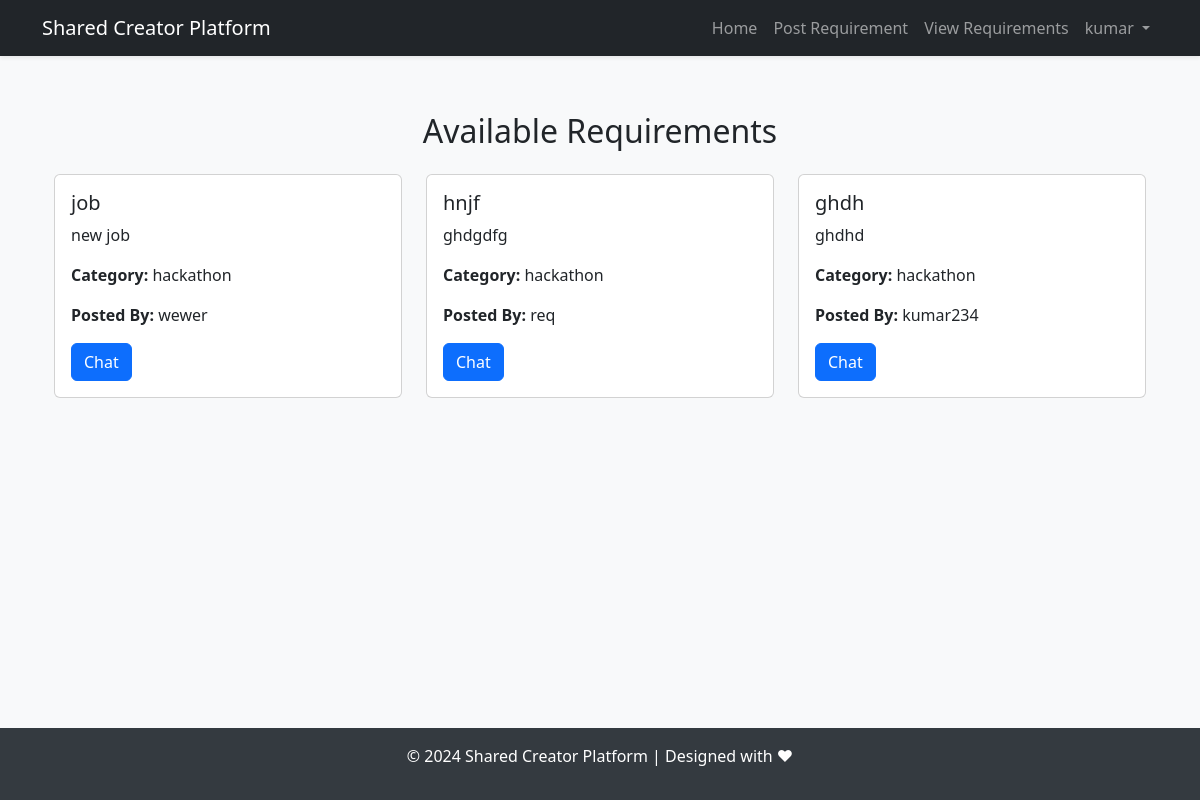
The page /auth/view_requirements (signed in) on the database its author committed.
### app/models.py (models this page shows, shortened)
class User(db.Model, UserMixin):
    id = db.Column(db.Integer, primary_key=True)
    username = db.Column(db.String(80), unique=True, nullable=False)
    email = db.Column(db.String(120), unique=True, nullable=False)
    password_hash = db.Column(db.String(128), nullable=False)
    role = db.Column(db.String(10), nullable=False, default='user')

class Requirement(db.Model):
    id = db.Column(db.Integer, primary_key=True)
    title = db.Column(db.String(200), nullable=False)
    description = db.Column(db.Text, nullable=False)
    category = db.Column(db.String(50), nullable=False)  # e.g., Hackathon, Books, Collaboration
    contact_info = db.Column(db.String(200), nullable=False)
    user_id = db.Column(db.Integer, db.ForeignKey('user.id'), nullable=False)
    timestamp = db.Column(db.DateTime, default=db.func.now())
    user = db.relationship('User', backref='requirements')

### app/blueprints/auth/routes.py (the view)
@auth.route('/view_requirements')
def view_requirements():
    all_requirements = Requirement.query.order_by(Requirement.timestamp.desc()).all()
    return render_template('view_requirements.html', requirements=all_requirements)

### app/__init__.py (called while the page is built)
def create_app():
    app = Flask(__name__)
    app.config.from_object('config.Config')
    csrf.init_app(app)  # Initialize CSRF protection
    db.init_app(app)    # Initialize SQLAlchemy
    bcrypt.init_app(app)  # Initialize bcrypt
    login_manager.init_app(app)  # Initialize Flask-Login
    socketio.init_app(app, cors_allowed_origins="*")  # Initialize Flask-SocketIO
    migrate.init_app(app, db)  # Add this after initializing the database (db)
    from app.models import User
    @login_manager.user_loader
    def load_user(user_id):
        return User.query.get(int(user_id))
    from app.routes import bp as main_bp
    app.register_blueprint(main_bp)
    from app.blueprints.auth.routes import auth as auth_bp
    app.register_blueprint(auth_bp, url_prefix='/auth')
    return app

### app/templates/view_requirements.html (shortened to what this page needs)
{% extends "base.html" %}
{% block content %}
<div class="container mt-4">
    <h2 class="text-center mb-4">Available Requirements</h2>
    <div class="row">
        {% for requirement in requirements %}
        <div class="col-md-4 mb-4">
            <div class="card h-100">
                <div class="card-body">
                    <h5 class="card-title">{{ requirement.title }}</h5>
                    <p>{{ requirement.description }}</p>
                    <p><strong>Category:</strong> {{ requirement.category }}</p>
                    <p><strong>Posted By:</strong> {{ requirement.user.username }}</p>
                    <a href="{{ url_for('auth.chat', requirement_id=requirement.id) }}" class="btn btn-primary">Chat</a>
                </div>
            </div>
        </div>
        {% else %}
        <p>No requirements available to view.</p>
        {% endfor %}
    </div>
</div>
{% endblock %}

### app/templates/base.html (shortened to what this page needs)
<!DOCTYPE html>
<html lang="en">
<head>
    <link href="https://cdn.jsdelivr.net/npm/bootstrap@5.3.0/dist/css/bootstrap.min.css" rel="stylesheet">
    <link href="https://cdn.jsdelivr.net/npm/bootstrap-icons/font/bootstrap-icons.css" rel="stylesheet">
</head>
<body>
    <nav class="navbar navbar-expand-lg navbar-dark bg-dark shadow-sm">
        <div class="container">
            <a class="navbar-brand" href="{{ url_for('main.home') }}">Shared Creator Platform</a>
            <div class="collapse navbar-collapse" id="navbarNav">
                <ul class="navbar-nav ms-auto">
                    <li class="nav-item">
                        <a class="nav-link" href="{{ url_for('main.home') }}">Home</a>
                    </li>
                    <li class="nav-item">
                        <a class="nav-link" href="{{ url_for('auth.post_requirement') }}">Post Requirement</a>
                    </li>
                    <li class="nav-item">
                        <a class="nav-link" href="{{ url_for('auth.view_requirements') }}">View Requirements</a>
                    </li>
                    {% if current_user.is_authenticated %}
                        <li class="nav-item dropdown">
                            <a class="nav-link dropdown-toggle" href="#" id="userDropdown" role="button" data-bs-toggle="dropdown" aria-expanded="false">
                                {{ current_user.username }}
                            </a>
                        </li>
                    {% endif %}
                </ul>
            </div>
        </div>
    </nav>
    <main class="container">
        {% block content %}{% endblock %}
    </main>
    <footer>
        <p>&copy; 2024 Shared Creator Platform | Designed with ❤</p>
    </footer>
</body>
</html>

### app/templates/base.html (style rules this page uses)
body { background-color: #f8f9fa; min-height: 100vh; display: flex; flex-direction: column; }
main { flex: 1; margin-top: 2rem; }
footer { background-color: #343a40; color: white; text-align: center; padding: 1rem 0; }

### rows shown on the page
User: username "kumar"
Requirement: title "job", description "new job", category "hackathon", user.username "wewer"
Requirement: title "hnjf", description "ghdgdfg", category "hackathon", user.username "req"
Requirement: title "ghdh", description "ghdhd", category "hackathon", user.username "kumar234"
